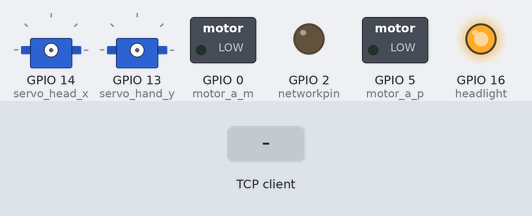
The program below on a simulated ESP8266 board running MicroPython. Shown: 2 × servo, switched loads named in the program (green lamp = pin HIGH), output pins drawn as LEDs (lit = HIGH). The inputs (shaded band) are chosen by the test bench. One TCP client connects 1 s after the port opens and stays connected; servo angles are drawn from the pulse width (0.5 ms = 0°, 2.5 ms = 180°); the clock reads 2024-03-15 10:24:30 at power-on unless the program sets it; what the program prints to the serial console is not drawn.

Above: at 1.2 s.
1.3 s: the TCP client sends "1"
At 2.3 s:
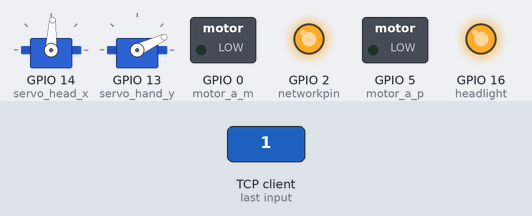
Timing chart, 0 to 4.3 s (numbered marks = the images above; inputs shaded):
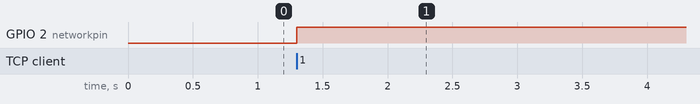

The program:

main-speedboot-h.py
```python
print('DBG: starting main.py')

# todo: add WDT 1 s

# import socket
import usocket as socket
try:
    import machine
    # print('DBG: import "machine" library - done')
except ImportError:
    pass
    # print('DBG: Could not import "machine" library')

try:
    import ure as re
    # print('DBG: import microRE "ure" library successful')
except ImportError:
    try:
        import re
        # print('DBG: import standard library RE "re" successful')
    except ImportError:
        # print('DBG: import could not be done neither re neither micro "ure"')
        raise SystemExit
import utime as time
# import sys
import network

LONG_SLEEP = 3
SHORT_SLEEP = 1
BLINK_SLEEP = 0.3
BLACKOUT = 0
HOLD_LOOSE_TIMEOUT = 5
time_loose = 0

robot_ip = '192.168.4.1'

sta_if = network.WLAN(network.STA_IF)

# if sta_if.active():
#     print('sta_if: {}, {}, {}'.format(sta_if.active(), type(sta_if.ifconfig()), sta_if.ifconfig()))
#     robot_ip = sta_if.ifconfig()[0]
#     print('robot_ip : {}'. format(robot_ip))

# print('Robot IP robot_ip : {}'. format(robot_ip))

# HTML to send to browsers
html_ok = """OK"""

# Setup drives
motor_a_p = machine.PWM(machine.Pin(5), freq=50)
motor_a_m = machine.PWM(machine.Pin(0), freq=50)
servo_direction = machine.PWM(machine.Pin(12), freq=50)
servo_head_x = machine.PWM(machine.Pin(14), freq=50)
servo_hand_y = machine.PWM(machine.Pin(13), freq=50)
servo_catch = machine.PWM(machine.Pin(15), freq=50)
networkpin = machine.Pin(2, machine.Pin.OUT)
headlight = machine.Pin(16, machine.Pin.OUT)
hall_sensor = machine.Pin(4, machine.Pin.IN, machine.Pin.PULL_UP)
headlight.on()


def give_up():
    servo_head_x.duty(75)
    servo_hand_y.duty(40)
    networkpin.on()
    motor_a_p.duty(0)
    # print('DBG: # give_up')


try:
    # compile re number
    r_number = re.compile("0\.(\d+)")
    r_headx = re.compile("headx=0\.(\d+)")
    r_handy = re.compile("handy=0\.(\d+)")  #
    r_turnx = re.compile("turnx=0\.(\d+)")  #
    r_runy = re.compile("runy=0\.(\d+)")  #
    r_catch = re.compile("catch=catch")  #
except:
    # print('DBG: error compiling regex')
    raise SystemExit

# Setup Socket WebServer
try:
    f_headx = 0.5
    f_handy = 0.5
    f_turnx = 0.5
    f_runy = 0.5

    s = socket.socket(socket.AF_INET, socket.SOCK_STREAM)
    s.bind(('', 80))
    # print('DBG: opened connection to port 80')
    s.listen(5)

    while True:
        try:
            conn, addr = s.accept()
            request = conn.recv(64)  # change 1024 - 64
            request = str(request)
            response = html_ok  # change html - html_ok
            conn.send(response)
            conn.close()
        except:
            # print('ERR near conn.recv()')
            # break
            # # hard reset
            machine.reset()
            # soft reset
            # sys.exit()

        try:
            if hall_sensor.value() == 1:  # just caught !
                time_loose = time.time()
                give_up()
                # print('DBG: # just caught !')
            else:
                if (time.time() - time_loose) < HOLD_LOOSE_TIMEOUT:
                    pass
                    # still give_up
                    # print('DBG: # still give_up')
                else:
                    # print('DBG: # robot in action!')
                    networkpin.off()
                    # robot in action!

                    m_headx = r_headx.search(request)
                    m_handy = r_handy.search(request)
                    m_turnx = r_turnx.search(request)
                    m_runy = r_runy.search(request)
                    m_catch = r_catch.search(request)

                    if r_headx.search(request) is not None:

                        s_headx = str(m_headx.group(0))
                        headx = r_number.search(s_headx)
                        f_headx = float(headx.group(0))
                        posx = int(f_headx * 75 + 40)
                        servo_head_x.duty(posx)

                    if r_handy.search(request) is not None:
                        s_handy = str(m_handy.group(0))
                        handy = r_number.search(s_handy)
                        f_handy = 1 - float(handy.group(0))  # inverse Y axis
                        posy = int(f_handy * 75 + 40)
                        servo_hand_y.duty(posy)

                    if r_turnx.search(request) is not None:
                        s_turnx = str(m_turnx.group(0))
                        turnx = r_number.search(s_turnx)
                        f_turnx = float(turnx.group(0))
                        directionx = int(f_turnx * 75 + 40)
                        servo_direction.duty(directionx)

                    if r_runy.search(request) is not None:
                        s_runy = str(m_runy.group(0))
                        runy = r_number.search(s_runy)
                        f_runy = float(runy.group(0))

                        if f_runy < 0.5:
                            m_duty = -1
                        else:
                            m_duty = 1

                        p_duty = int(abs(f_runy * 3000) - 1500)

                        # print('got position from joystick hand x,y : {} , {}'
                        #       'got position from joystick run turn : {} \n'
                        #       'direction , speed : {} , {}'.format('-',
                        #                                            '-',
                        #                                            '-',
                        #                                            m_duty,
                        #                                            p_duty))
                        motor_a_p.duty(p_duty)
                        motor_a_m.duty(m_duty)

                    if r_catch.search(request) is not None:
                        # print('DBG servo_catch.duty() : {}'.format(
                        #     servo_catch.duty()))

                        if servo_catch.duty() < 75:
                            servo_catch.duty(110)
                        else:
                            servo_catch.duty(40)

        except Exception as e:
            # print('Error searching exact values in received command , {}'.format(type(e), e))
            # # hard reset
            machine.reset()
            # soft reset
            # sys.exit()

except Exception as e:
    # print('ERR: Catch Exception with running Web server: {} , {}'.format(type(e), e))
    # # hard reset
    machine.reset()
    # soft reset
    # sys.exit()
```

Measured:
- after the input at 1.3 s, GPIO 2 (networkpin): LOW → HIGH at once
